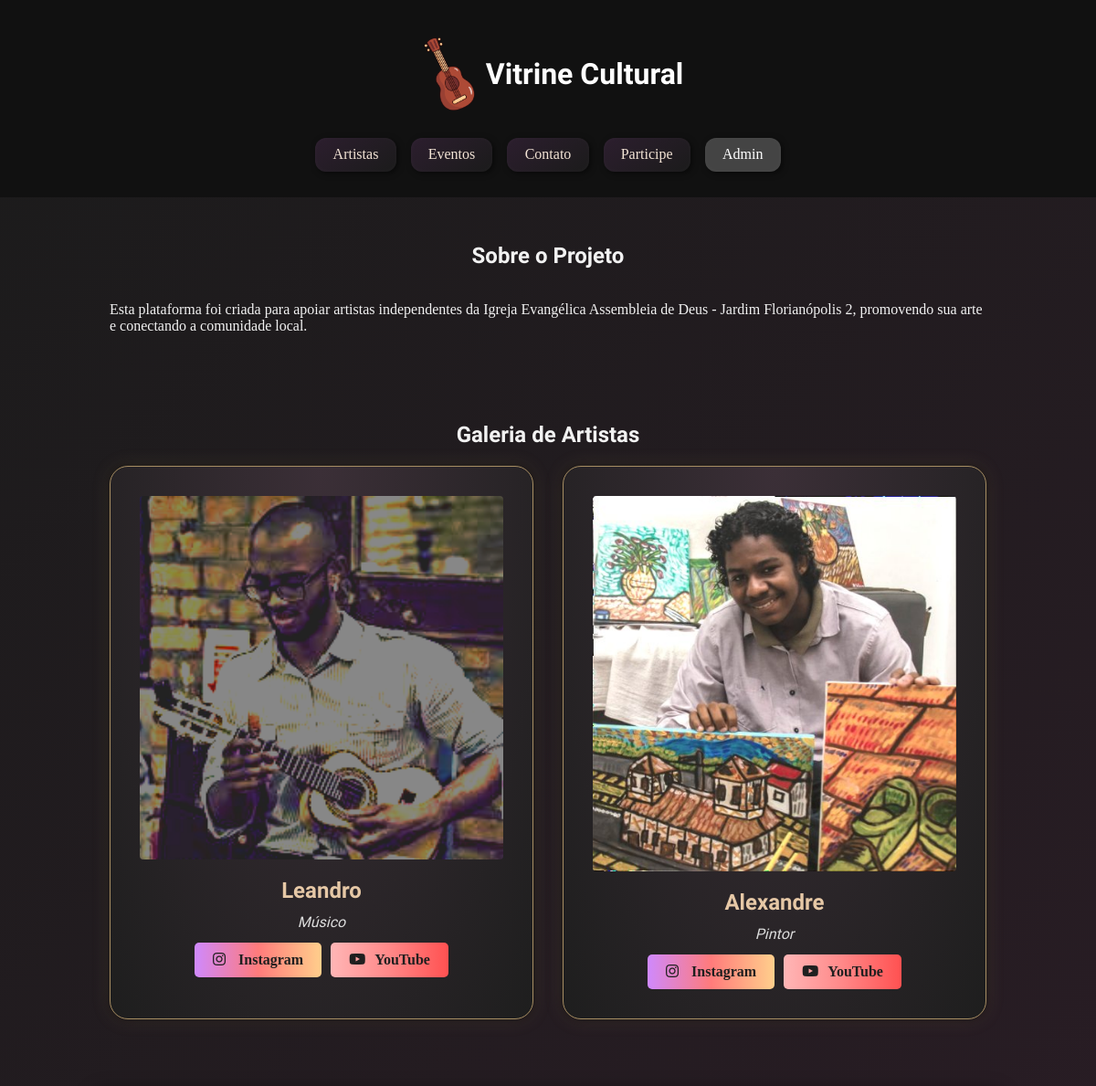
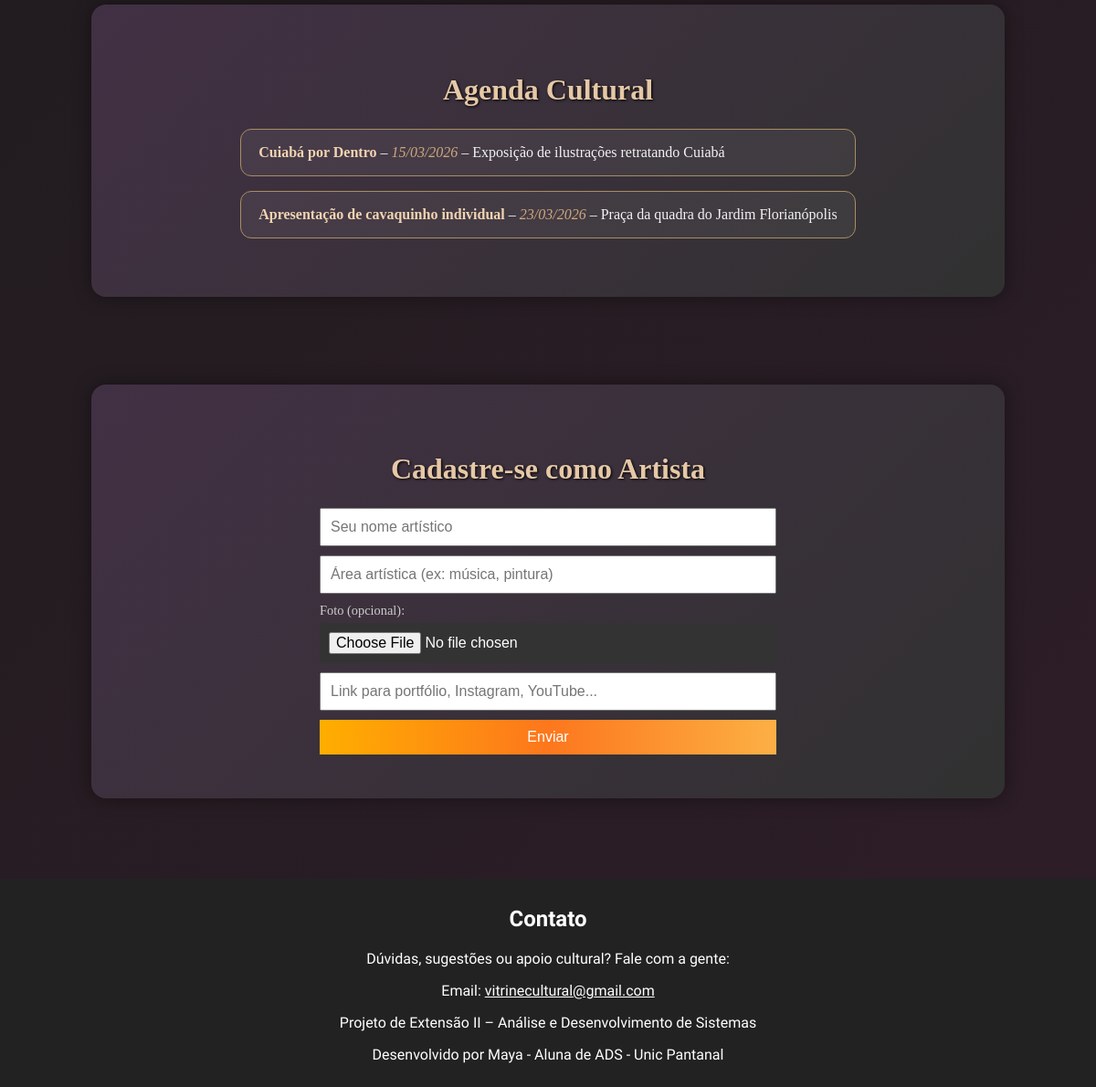
The page / on the database its author committed (2 pictures, top to bottom).
### tables this page shows
CREATE TABLE IF NOT EXISTS artistas (
    id INT AUTO_INCREMENT PRIMARY KEY,
    nome VARCHAR(255) NOT NULL,
    area VARCHAR(255) NOT NULL,
    imagem VARCHAR(255) NULL,
    link_instagram VARCHAR(255) NULL,
    link_youtube VARCHAR(255) NULL,
    link_portfolio VARCHAR(255) NULL,
    aprovado TINYINT(1) DEFAULT 1,
    data_cadastro TIMESTAMP DEFAULT CURRENT_TIMESTAMP
);

CREATE TABLE IF NOT EXISTS eventos (
    id INT AUTO_INCREMENT PRIMARY KEY,
    titulo VARCHAR(255) NOT NULL,
    data_evento DATE NOT NULL,
    descricao TEXT NOT NULL,
    data_cadastro TIMESTAMP DEFAULT CURRENT_TIMESTAMP
);

### index.php (the view, shortened to what this page needs)
<?php
require_once 'config.php';
$stmtArtistas = $pdo->query("SELECT * FROM artistas ORDER BY data_cadastro DESC LIMIT 10");
$artistas = $stmtArtistas->fetchAll();
$stmtEventos = $pdo->query("SELECT * FROM eventos ORDER BY data_evento ASC");
$eventos = $stmtEventos->fetchAll();
?>
<!DOCTYPE html>
<html lang="pt-BR">
<head>
    <link rel="stylesheet" href="style.css">
    <link rel="stylesheet" href="https://cdnjs.cloudflare.com/ajax/libs/font-awesome/5.15.4/css/all.min.css">
</head>
<body>
    <header>
        <h1 class="header-title"><img src="./images/cavaquinho.png" width="80px" />Vitrine Cultural</h1>
        <nav>
            <a href="#artistas">Artistas</a>
            <a href="#eventos">Eventos</a>
            <a href="#contato">Contato</a>
            <a href="#participe">Participe</a>
            <a href="admin/login.php" style="background: #444; color: #fff;">Admin</a>
        </nav>
    </header>
    <div class="container">
        <section id="sobre">
            <h2>Sobre o Projeto</h2>
            <p>Esta plataforma foi criada para apoiar artistas independentes da Igreja Evangélica Assembleia de Deus -
                Jardim Florianópolis 2, promovendo sua arte e conectando a comunidade local.</p>
        </section>
        <section id="artistas">
            <h2>Galeria de Artistas</h2>
            <div class="cards-container">
                <?php if (count($artistas) > 0): ?>
                    <?php foreach ($artistas as $artista): ?>
                        <div class="card">
                            <?php if (!empty($artista['imagem'])): ?>
                                <img src="<?= htmlspecialchars($artista['imagem']) ?>"
                                    alt="Foto de <?= htmlspecialchars($artista['nome']) ?>" width="300">
                            <?php else: ?>
                                <img src="https://via.placeholder.com/300x300?text=Sem+Foto" alt="Sem Foto">
                            <?php endif; ?>
                            <h2>
                                <?= htmlspecialchars($artista['nome']) ?>
                            </h2>
                            <p class="highlight">
                                <?= htmlspecialchars($artista['area']) ?>
                            </p>
                            <div class="social-button-container">
                                <?php if (!empty($artista['link_instagram']) && $artista['link_instagram'] != '#'): ?>
                                    <a href="<?= htmlspecialchars($artista['link_instagram']) ?>" class="social-button instagram"
                                        target="_blank">
                                        <span class="icon"><i class="fab fa-instagram"></i></span>
                                        Instagram
                                    </a>
                                <?php endif; ?>
                                <?php if (!empty($artista['link_youtube']) && $artista['link_youtube'] != '#'): ?>
                                    <a href="<?= htmlspecialchars($artista['link_youtube']) ?>" class="social-button youtube"
                                        target="_blank">
                                        <span class="icon"><i class="fab fa-youtube"></i></span>
                                        YouTube
                                    </a>
                                <?php endif; ?>
                            </div>
                        </div>
                    <?php endforeach; ?>
                <?php else: ?>
                    <p>Nenhum artista cadastrado ainda.</p>
                <?php endif; ?>
            </div>
        </section>
        <section id="eventos" class="eventos">
            <h2>Agenda Cultural</h2>
            <ul id="lista-eventos">
                <?php if (count($eventos) > 0): ?>
                    <?php foreach ($eventos as $evento): ?>
                        <li>
                            <strong>
                                <?= htmlspecialchars($evento['titulo']) ?>
                            </strong> –
                            <span class="data-evento">
                                <?= date('d/m/Y', strtotime($evento['data_evento'])) ?>
                            </span> –
                            <?= htmlspecialchars($evento['descricao']) ?>
                        </li>
                    <?php endforeach; ?>
                <?php else: ?>
                    <li>Nenhum evento agendado no momento.</li>
                <?php endif; ?>
            </ul>
        </section>
        <section id="participe" class="eventos">
            <h2>Cadastre-se como Artista</h2>
            <form id="form-artista" action="processar_cadastro.php" method="POST" enctype="multipart/form-data">
                <input type="text" name="nome" placeholder="Seu nome artístico" required>
                <input type="text" name="area" placeholder="Área artística (ex: música, pintura)" required>
                <label style="color: #ccc; align-self: flex-start; margin-bottom: -5px; font-size: 0.9em;">Foto
                    (opcional):</label>
                <input type="file" name="imagem" accept="image/*" style="background: #333; color: white;">
                <input type="text" name="link_portfolio" placeholder="Link para portfólio, Instagram, YouTube...">
                <button type="submit">Enviar</button>
            </form>
        </section>
    </div>
    <footer>
        <div id="contato">
            <h2>Contato</h2>
            <p>Dúvidas, sugestões ou apoio cultural? Fale com a gente:</p>
            <p>Email: <a href="#" class="email">vitrinecultural@gmail.com</a></p>
        </div>
        <p>Projeto de Extensão II – Análise e Desenvolvimento de Sistemas</p>
        <p>Desenvolvido por Maya - Aluna de ADS - Unic Pantanal</p>
    </footer>
</body>
</html>

### style.css (style rules this page uses)
* { box-sizing: border-box; }
body { margin: 0; padding: 0; font-family: 'IM Fell DW Pica', serif; background: linear-gradient(135deg, #1b1b1b, #2e1d28); color: #f2f2f2; display: flex; flex-direction: column; align-items: center; }
.header-title { display: flex; align-items: center; justify-self: center; }
#sobre { display:flex; flex-direction: column; align-items: center; }
#sobre p { font-family: 'Times New Roman', Times, serif; }
.container { display:flex; flex-direction: column; align-items: center; max-width: 1100px; }
header { background: #111; width: 100%; color: white; padding: 20px; text-align: center; }
nav { display: flex; justify-content: center; gap: 1rem; padding: 0.5rem; }
nav a { text-decoration: none; color: #f2e3d5; font-family: 'Georgia', serif; padding: 0.6rem 1.2rem; border-radius: 12px; background: linear-gradient(145deg, #2c1e2e, #1b1b1b); box-shadow: 2px 2px 6px rgba(0,0,0,0.5), inset 0 0 6px rgba(255,255,255,0.03); transition: all 0.3s ease; }
section { padding: 20px; margin: 10px auto; max-width: 1000px; }
.cards-container { display: grid; grid-template-columns: repeat(auto-fit, minmax(280px, 1fr)); gap: 2rem; max-width: 1100px; margin: 0 auto; }
.card { background: radial-gradient(ellipse at top, #3b2f37 0%, #1e1e1e 100%); border: 1px solid #a78e63; border-radius: 20px; box-shadow: 0 0 20px rgba(167, 142, 99, 0.2), 0 0 8px rgba(0,0,0,0.7); padding: 2rem; transition: transform 0.3s ease; display: flex; flex-direction: column; align-items: center; }
.eventos { background: linear-gradient(135deg, #423044, #313131); padding: 3rem 2rem; border-radius: 16px; box-shadow: 0 0 20px rgba(0, 0, 0, 0.4); color: #f2f2f2; font-family: 'Georgia', serif; width: 100%; margin: 3rem auto; display: flex; flex-direction: column; align-items: center; }
.eventos h2 { text-align: center; font-size: 2rem; color: #e6c8a6; margin-bottom: 1.5rem; text-shadow: 1px 1px 3px #000; }
#lista-eventos { list-style: none; padding: 0; margin: 0; }
#lista-eventos li { background-color: rgba(255, 255, 255, 0.05); border: 1px solid #a78e63; padding: 1rem 1.2rem; border-radius: 12px; margin-bottom: 1rem; transition: transform 0.2s ease, background 0.3s ease; }
#lista-eventos strong { color: #f2d4b1; font-weight: bold; }
.data-evento { font-style: italic; color: #cfa77d; font-family: 'Georgia', serif; }
#artistas { display: flex; flex-direction: column; align-items: center; }
.card h2 { font-size: 1.5rem; color: #e6c8a6; margin-bottom: 0.5rem; }
.card p { font-size: 1rem; color: #ddd; margin: 0.2rem 0; }
.highlight { font-style: italic; color: #c9a07b; }
.card img { width: 100%; border-radius: 4px; }
form { display: flex; flex-direction: column; gap: 10px; max-width: 500px; }
form input, form button { width:500px; padding: 10px; font-size: 1rem; }
form button { background: #833ab4; background: linear-gradient( to right, #ffae00,#fd771d,#fcb045 ); color: white; border: none; cursor: pointer; }
footer { width: 100%; text-align: center; background: #222; color: white; padding: 10px; margin-top: 40px; }
.social-button-container { display: flex; gap:10px }
.social-button { display: inline-flex; align-items: center; justify-content: center; background-color: #333; color: #000; text-decoration: none; padding: 10px 20px; margin-top: 10px; border-radius: 5px; font-size: 1rem; transition: background-color 0.3s; font-weight: bold; }
.social-button .icon { margin-right: 8px; width: 20px; font-family: 'FontAwesome'; }
.instagram { background: #833ab4; background: linear-gradient( to right, #cf89fd,#ff7b7b,#ffcf8c ); font-family: 'Times New Roman', Times, serif; color:#1f1f1f; }
.youtube { background: #833ab4; background: linear-gradient( to right, #ffb6b6,#ff8888,#ff5151 ); font-family: 'Times New Roman', Times, serif; color:#1f1f1f; }
.email { color: #fff; }

### rows shown on the page
artistas: imagem+nome (picture), nome "Leandro", area "Músico"
artistas: imagem+nome (picture), nome "Alexandre", area "Pintor"
eventos: titulo "Cuiabá por Dentro", data_evento "15/03/2026", descricao "Exposição de ilustrações retratando Cuiabá"
eventos: titulo "Apresentação de cavaquinho individual", data_evento "23/03/2026", descricao "Praça da quadra do Jardim Florianópolis"
